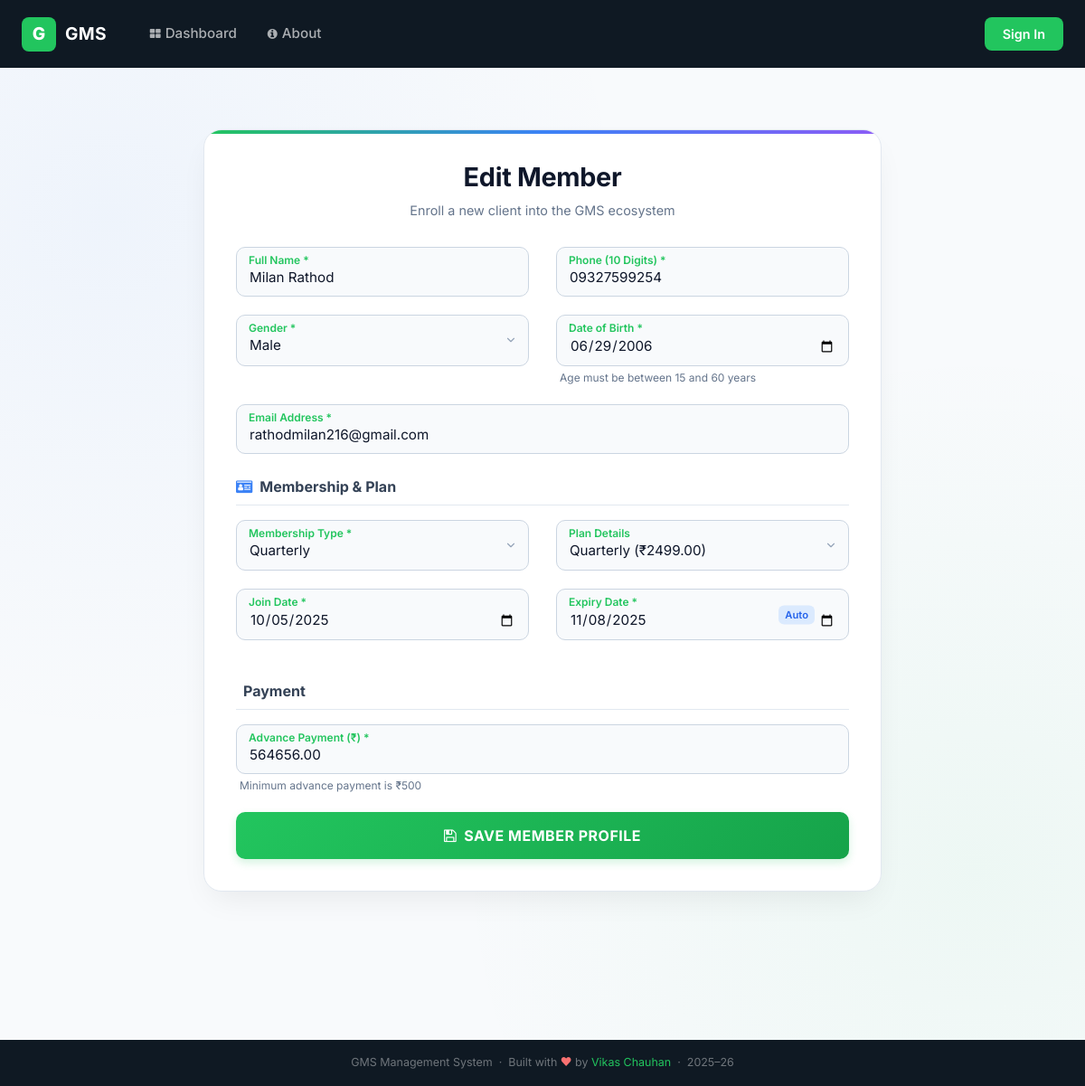
Page /edit_member/3/ on the earlier database version.
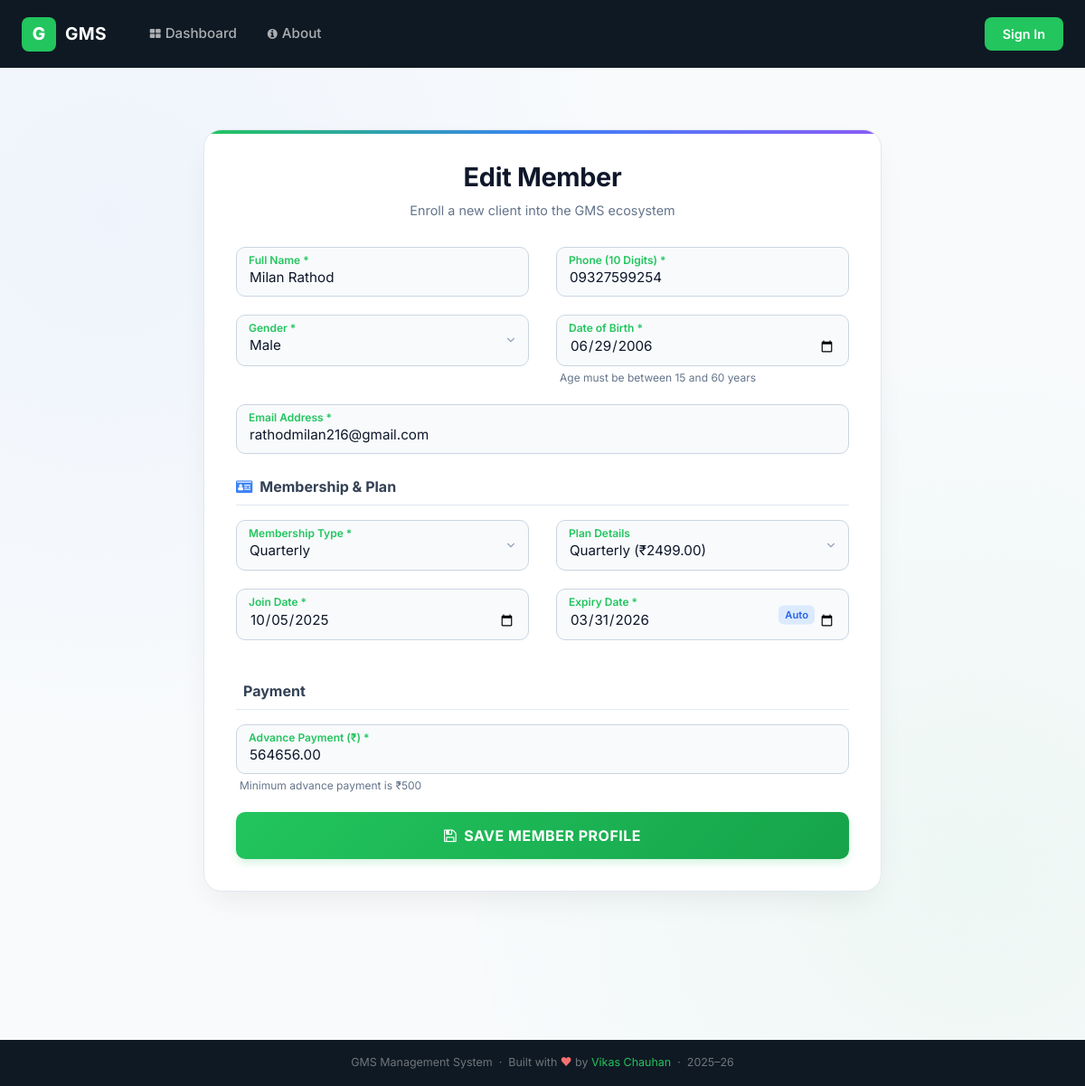
Same page on the later database version.
### gym/models.py (models this page shows, shortened)
class Member(models.Model):
    name = models.CharField(max_length=50)
    contact = models.CharField(max_length=15)
    emailid = models.EmailField(max_length=50)
    age = models.PositiveIntegerField()
    dob = models.DateField(null=True, blank=True)
    gender = models.CharField(max_length=10, default="")
    membership_type = models.CharField(max_length=20, default="basic")
    plan = models.ForeignKey(Plan, on_delete=models.CASCADE)  # Linked to Plan
    joindate = models.DateField()
    expiredate = models.DateField()
    initialamount = models.DecimalField(max_digits=10, decimal_places=2, default=0)

class Plan(models.Model):
    name = models.CharField(max_length=50)
    amount = models.DecimalField(max_digits=10, decimal_places=2)
    duration = models.PositiveIntegerField(help_text="Duration in days or months")

### gym/views.py (the view, shortened to what this page needs)
# urls.py: path('edit_member/<int:pid>/', Edit_Member, name='edit_member'),
def Edit_Member(request, pid):
    member = get_object_or_404(Member, id=pid)
    plan1 = Plan.objects.all()
    d = {'member': member, 'plan': plan1}
    return render(request, 'add_member.html', d)

### gym/templates/add_member.html (shortened to what the changed rows need)
{% extends 'navigation.html' %}
{% block body %}
<div class="container pb-5">
    <div class="premium-wrapper">
        <div class="premium-header">
            <h1 class="premium-title">{% if member %}Edit Member{% else %}Register Member{% endif %}</h1>
        </div>
        <form id="memberForm" action="{% if member %}{% url 'edit_member' member.id %}{% else %}{% url 'add_member' %}{% endif %}" method="post" novalidate>
            <div class="row">
                <div class="col-md-6">
                    <div class="floating-group">
                        <input type="text" id="name" name="name" class="floating-input" placeholder=" " value="{{ member.name|default:'' }}" required>
                        <label class="floating-label">Full Name *</label>
                    </div>
                </div>
                <div class="col-md-6">
                    <div class="floating-group">
                        <input type="tel" id="contact" name="contact" class="floating-input" placeholder=" " value="{{ member.contact|default:'' }}"
                               pattern="[0-9]{10}" minlength="10" maxlength="10" required
                               title="Please enter exactly 10 digits."
                               oninput="this.value = this.value.replace(/[^0-9]/g, '');">
                        <label class="floating-label">Phone (10 Digits) *</label>
                    </div>
                </div>
            </div>
            <div class="row">
                <div class="col-md-6">
                    <div class="floating-group">
                        <select id="gender" name="gender" class="floating-input" required>
                            <option value="Male"   {% if member.gender == 'Male' %}selected{% endif %}>Male</option>
                        </select>
                        <label class="floating-label">Gender *</label>
                    </div>
                </div>
                <div class="col-md-6">
                    <div class="floating-group">
                        <input type="date" id="dob" name="dob" class="floating-input" placeholder=" "
                               value="{% if member and member.dob %}{{ member.dob|date:'Y-m-d' }}{% endif %}"
                               required>
                        <label class="floating-label">Date of Birth *</label>
                        <div class="field-hint info" id="dob-hint">Age must be between 15 and 60 years</div>
                    </div>
                </div>
            </div>
            <div class="floating-group">
                <input type="email" id="emailid" name="emailid" class="floating-input" placeholder=" " value="{{ member.emailid|default:'' }}" required>
                <label class="floating-label">Email Address *</label>
            </div>
            <div class="row">
                <div class="col-md-6">
                    <div class="floating-group">
                        <select id="membership_type" name="membership_type" class="floating-input" required>
                            <option value="Quarterly"   {% if member.membership_type == 'Quarterly'   %}selected{% endif %}>Quarterly</option>
                        </select>
                        <label class="floating-label">Membership Type *</label>
                    </div>
                </div>
                <div class="col-md-6">
                    <div class="floating-group">
                        <select id="plan" name="plan" class="floating-input">
                            {% for p in plan %}
                                {% if p.name == 'Monthly' or p.name == 'Quarterly' or p.name == 'Half Yearly' or p.name == 'Annual' %}
                                    <option value="{{ p.id }}" data-months="{{ p.duration }}"
                                        {% if member and member.plan and member.plan.id == p.id %}selected{% endif %}>
                                        {{ p.name }} (₹{{ p.amount }})
                                    </option>
                                {% endif %}
                            {% endfor %}
                        </select>
                        <label class="floating-label">Plan Details</label>
                    </div>
                </div>
            </div>
            <div class="row">
                <div class="col-md-6">
                    <div class="floating-group">
                        <input type="date" id="joindate" name="joindate" class="floating-input" placeholder=" "
                               value="{% if member and member.joindate %}{{ member.joindate|date:'Y-m-d' }}{% endif %}"
                               required>
                        <label class="floating-label">Join Date *</label>
                    </div>
                </div>
                <div class="col-md-6">
                    <div class="floating-group" style="position:relative;">
                        <input type="date" id="expdate" name="expdate" class="floating-input" placeholder=" "
                               value="{% if member and member.expiredate %}{{ member.expiredate|date:'Y-m-d' }}{% endif %}"
                               required>
                        <label class="floating-label">Expiry Date *</label>
                        <span class="expiry-badge" id="expiry-badge">Auto</span>
                    </div>
                </div>
            </div>
            <div class="floating-group">
                <input type="number" id="initialamount" name="initialamount" class="floating-input"
                       min="500" step="0.01" placeholder=" "
                       value="{{ member.initialamount|default:'' }}" required>
                <label class="floating-label">Advance Payment (₹) *</label>
                <div class="field-hint info" id="adv-hint">Minimum advance payment is ₹500</div>
            </div>
        </form>
    </div>
</div>
{% endblock %}

Differences in the rows shown:
changed Member "Milan Rathod": expdate "11/08/2025" → "03/31/2026"
